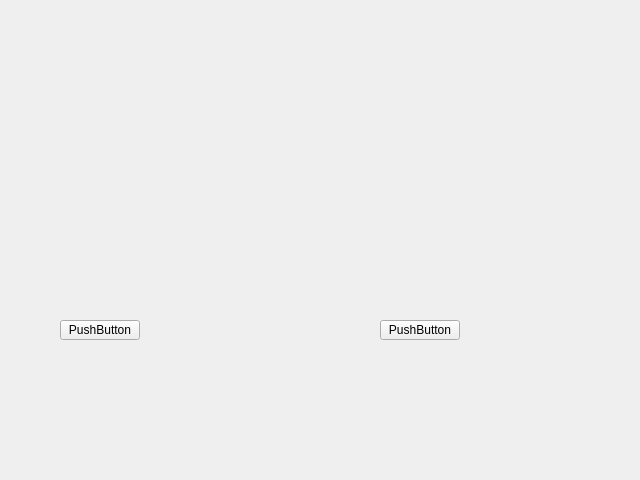
<?xml version="1.0" encoding="UTF-8"?>
<ui version="4.0">
 <class>welcome</class>
 <widget class="QWidget" name="welcome">
  <property name="geometry">
   <rect>
    <x>0</x>
    <y>0</y>
    <width>640</width>
    <height>480</height>
   </rect>
  </property>
  <property name="windowTitle">
   <string>Form</string>
  </property>
  <widget class="QPushButton" name="pushButton">
   <property name="geometry">
    <rect>
     <x>60</x>
     <y>320</y>
     <width>80</width>
     <height>20</height>
    </rect>
   </property>
   <property name="text">
    <string>PushButton</string>
   </property>
  </widget>
  <widget class="QPushButton" name="pushButton_2">
   <property name="geometry">
    <rect>
     <x>380</x>
     <y>320</y>
     <width>80</width>
     <height>20</height>
    </rect>
   </property>
   <property name="text">
    <string>PushButton</string>
   </property>
  </widget>
 </widget>
 <resources/>
 <connections/>
</ui>
